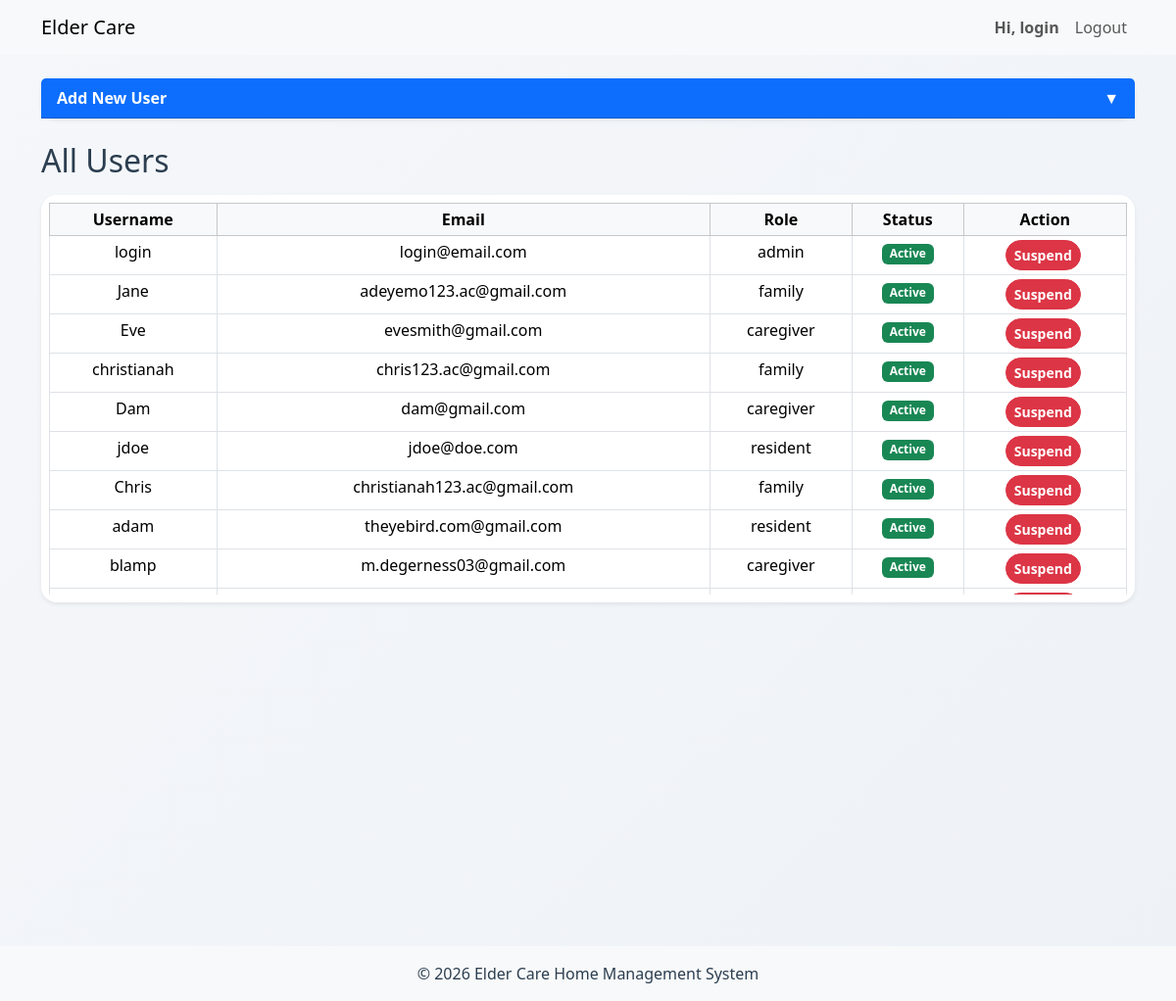
Screenshot of /admin/manage_users.php (signed in) with the database file from the repository.
### tables this page shows
CREATE TABLE `users` (
  `user_id` int(11) NOT NULL,
  `username` varchar(20) NOT NULL,
  `email` text NOT NULL,
  `password_hash` text NOT NULL,
  `role` enum('admin','family','caregiver','resident') NOT NULL DEFAULT 'family',
  `is_verified` tinyint(4) UNSIGNED NOT NULL DEFAULT 0,
  `created_at` timestamp NOT NULL DEFAULT current_timestamp()
);

### admin/manage_users.php (the view, shortened to what this page needs)
<?php
include '../includes/header.php';
$stmt = $conn->query("
SELECT u.user_id,u.username,u.email,u.role,COALESCE(us.status,'active') as status
FROM users u
LEFT JOIN user_status us ON u.user_id=us.user_id
");
$users = $stmt->fetchAll();
?>
<div class="container py-4">
<div class="card shadow-sm mb-4">
<div class="card-header d-flex justify-content-between align-items-center bg-primary text-white" style="cursor:pointer;" id="addUserHeader">
    <strong>Add New User</strong>
    <span id="toggleIcon" style="transition: transform 0.3s;">▼</span>
</div>
</div>
<h2 class="mb-3">All Users</h2>
<div class="card shadow-sm p-2">
<div style="max-height:400px; overflow-y:auto;">
<table class="table table-bordered text-center table-sm mb-0">
<thead class="table-light sticky-top">
<tr>
<th>Username</th>
<th>Email</th>
<th>Role</th>
<th>Status</th>
<th>Action</th>
</tr>
</thead>
<tbody>
<?php foreach($users as $u): ?>
<tr class="<?= $u['status']==='suspended'?'table-secondary':'' ?>">
<td><?= htmlspecialchars($u['username']) ?></td>
<td><?= htmlspecialchars($u['email']) ?></td>
<td><?= htmlspecialchars($u['role']) ?></td>
<td><span class="badge <?= $u['status']==='active'?'bg-success':'bg-danger' ?>"><?= ucfirst($u['status']) ?></span></td>
<td>
<form method="POST" style="display:inline-block;">
<button type="submit" name="toggle_status" class="btn btn-sm <?= $u['status']==='active'?'btn-danger':'btn-success' ?>"><?= $u['status']==='active'?'Suspend':'Unsuspend' ?></button>
</form>
</td>
</tr>
<?php endforeach; ?>
</tbody>
</table>
</div>
</div>
<?php include '../includes/footer.php'; ?>

### assets/css/global.css (style rules this page uses)
body { background: linear-gradient(135deg, #f5f7fa, #eef2f7); font-family: "Segoe UI", Tahoma, sans-serif; color: #2c3e50; }
* { transition: all 0.2s ease; }
.card { border: none; border-radius: 16px; box-shadow: 0 10px 25px rgba(0, 0, 0, 0.06); }
.btn { border-radius: 25px !important; font-weight: 600; }

### rows the page displays
users: username "login", email "login@email.com", role "admin", status "Active", shows "Suspend"
users: username "Jane", email "adeyemo123.ac@gmail.com", role "family", status "Active", shows "Suspend"
users: username "Eve", email "evesmith@gmail.com", role "caregiver", status "Active", shows "Suspend"
users: username "christianah", email "chris123.ac@gmail.com", role "family", status "Active", shows "Suspend"
users: username "Dam", email "dam@gmail.com", role "caregiver", status "Active", shows "Suspend"
users: username "jdoe", email "jdoe@doe.com", role "resident", status "Active", shows "Suspend"
users: username "Chris", email "christianah123.ac@gmail.com", role "family", status "Active", shows "Suspend"
users: username "adam", email "theyebird.com@gmail.com", role "resident", status "Active", shows "Suspend"
users: username "blamp", email "m.degerness03@gmail.com", role "caregiver", status "Active", shows "Suspend"

### other values shown
$username "login"
